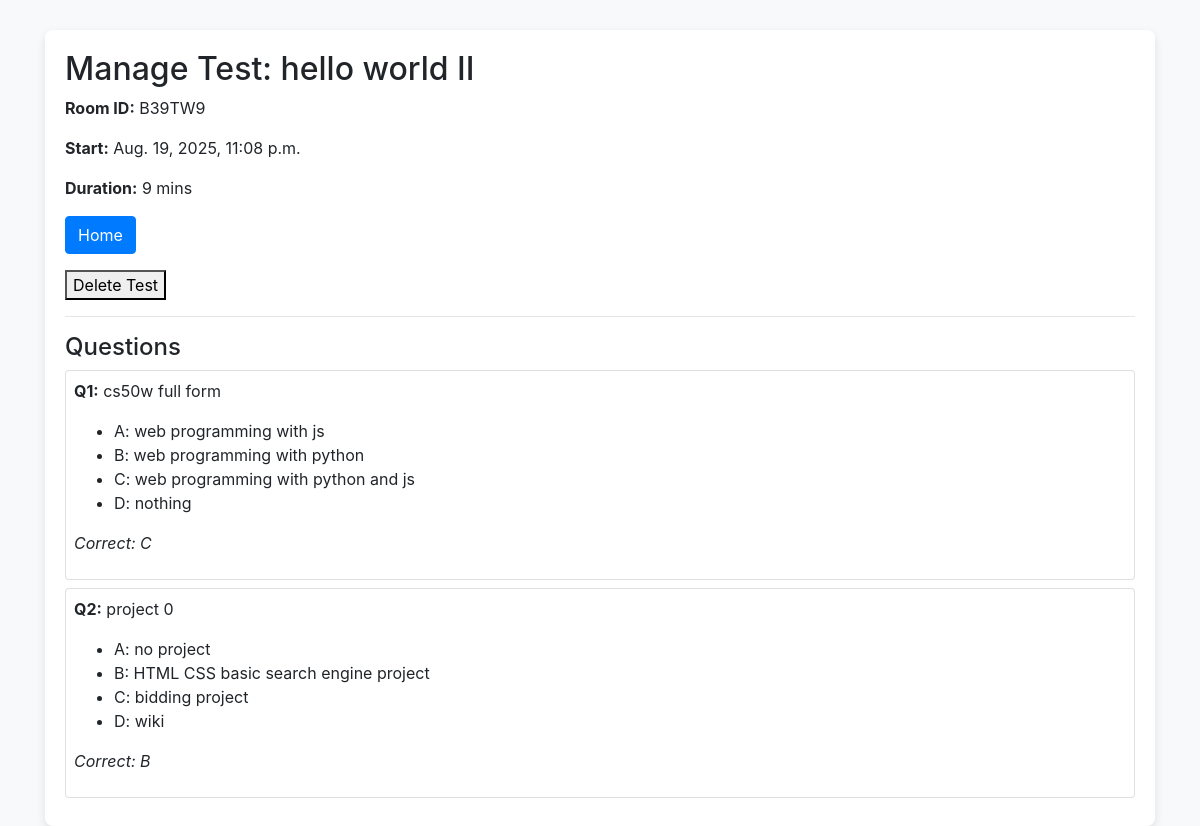
The page /visit_test/7 (signed in) on the database its author committed.
### quizApp/models.py (models this page shows, shortened)
class Test(models.Model):
    teacher = models.ForeignKey(User,on_delete=models.CASCADE,limit_choices_to={'user_type':'Teacher'})
    title = models.CharField(max_length=100)
    room_id = models.CharField(max_length=20,unique=True,blank=True)
    allowed_students = models.ManyToManyField(User,related_name="assigned_tests",blank=True,
                                              limit_choices_to={'user_type': 'Student'})
    start_time=models.DateTimeField()
    duration_minutes=models.PositiveIntegerField()
    created_at = models.DateTimeField(auto_now_add=True)

class Question(models.Model):
    test = models.ForeignKey(Test,on_delete=models.CASCADE,related_name='questions')
    question_text = models.TextField()
    option_a = models.CharField(max_length=200)
    option_b = models.CharField(max_length=200)
    option_c = models.CharField(max_length=200)
    option_d = models.CharField(max_length=200)
    correct_option = models.CharField(max_length=1)

### quizApp/views.py (the view)
# urls.py: path("visit_test/<int:testID>",views.visit_test, name="visit_test"),
@teacher_required
def visit_test(request,testID):
    if not request.user.is_authenticated or request.user.user_type!="Teacher":
        return HttpResponseRedirect(reverse("login"))
    test = get_object_or_404(Test,id=testID)
    questions = test.questions.all()
    editable=( test.start_time - timezone.now()) >= timedelta(minutes=10)
    return render(request,"quizApp/visit_test.html",{
        "test":test,
        "questions":questions,
        "editable":editable
    })

### quizApp/views.py (called while the page is built)
def teacher_required(view_func):
    @wraps(view_func)
    def _wrapped_view(request,*args,**kwargs):
        if not request.user.is_authenticated:
            return redirect("login")
        if request.user.user_type != "Teacher":
            return redirect("index")
        return view_func(request,*args,**kwargs)
    return _wrapped_view

### quizApp/templates/quizApp/visit_test.html (shortened to what this page needs)
{% extends "quizApp/layout.html" %}
{% block body %}
<h2>Manage Test: {{ test.title }}</h2>
<p><strong>Room ID:</strong> {{ test.room_id }}</p>
<p><strong>Start:</strong> {{ test.start_time }}</p>
<p><strong>Duration:</strong> {{ test.duration_minutes }} mins</p>
<a href="{% url 'index' %}" class="btn btn-primary mb-3">Home</a>
<div class="mb-3">
    <form method="POST" action="{% url 'delete_test' test.id %}" style="display:inline;">
        <button type="submit" onclick="return confirm('Are you sure you want to delete this test?')">
            Delete Test
        </button>
    </form>
</div>
<hr>
<h4>Questions</h4>
{% for q in questions %}
<div class="card mb-2 p-2">
    <p><strong>Q{{ forloop.counter }}:</strong> {{ q.question_text }}</p>
    <ul>
        <li>A: {{ q.option_a }}</li>
        <li>B: {{ q.option_b }}</li>
        <li>C: {{ q.option_c }}</li>
        <li>D: {{ q.option_d }}</li>
    </ul>
    <p><em>Correct: {{ q.correct_option }}</em></p>
</div>
{% empty %}
<p>No questions added yet.</p>
{% endfor %}
{% endblock %}

### quizApp/templates/quizApp/layout.html (style rules this page uses)
body { background-color: #f8f9fa; }

### rows shown on the page
Test: title "hello world II", room_id "B39TW9", start_time "Aug. 19, 2025, 11:08 p.m.", duration_minutes "9"
Question: question_text "cs50w full form", option_a "web programming with js", option_b "web programming with python", option_c "web programming with python and js", option_d "nothing", correct_option "C"
Question: question_text "project 0", option_a "no project", option_b "HTML CSS basic search engine project", option_c "bidding project", option_d "wiki", correct_option "B"
